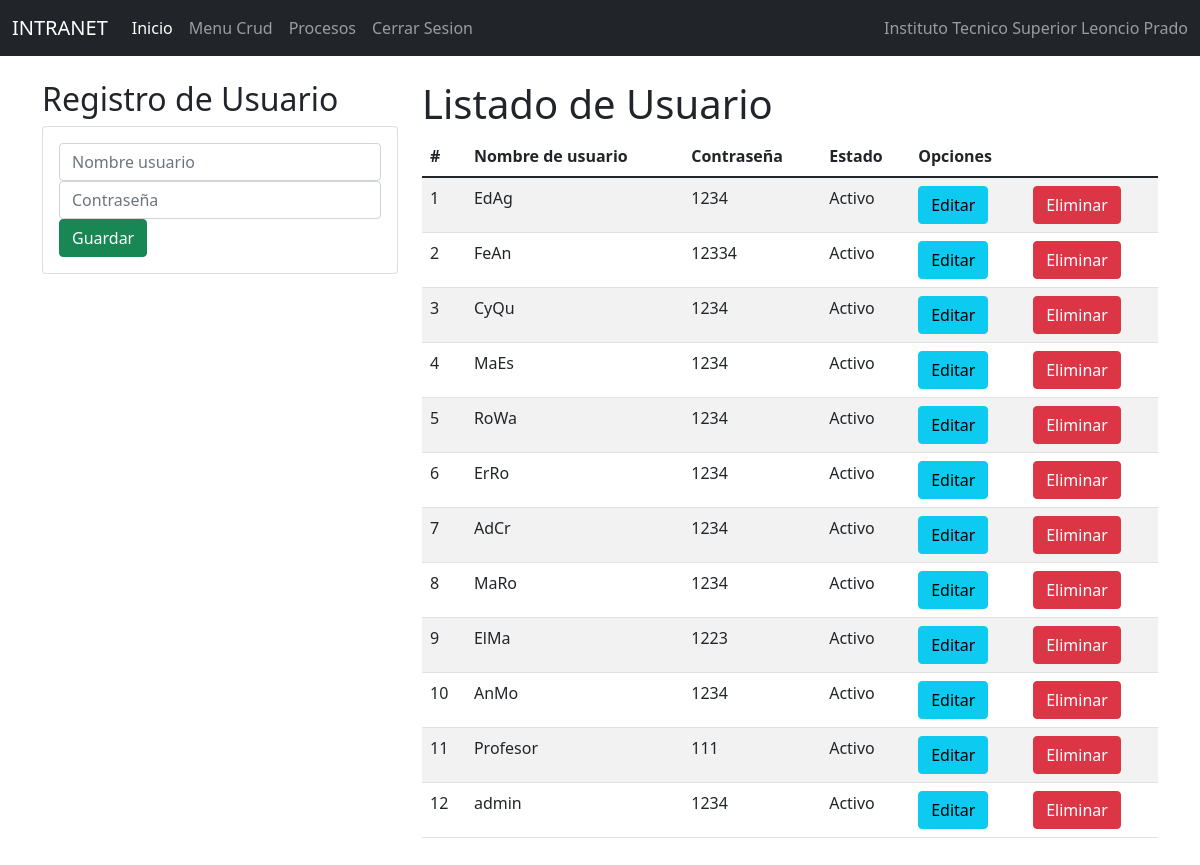
The page /indusu/ on the database its author committed.
### Notas/models.py (models this page shows)
class Usuario(models.Model):
    id=models.IntegerField(primary_key=True)
    nomusu=models.CharField(max_length=20)
    conusu=models.CharField(max_length=30)
    estusu=models.IntegerField()
    tipousu=models.ForeignKey(TipoUsuario, null=True,blank=True,on_delete=models.CASCADE)
    """def __str__(self):
        texto = "{0} {1} {1} ({3}) ({4})"
        return texto.format(self.nomusu, self.conusu, str(self.estusu) , str(self.tipusu))
"""

### Notas/views.py (the view)
# urls.py: path('indusu/', indusu),
def indusu (request):
    usuario = Usuario.objects.all()
    tipo = TipoUsuario.objects.all()
    return render(request, 'CRUDS/Usuario/gestionusuario.html', {"usuario": usuario, "tipo":tipo })

### Notas/Templates/CRUDS/Usuario/gestionusuario.html (shortened to what this page needs)
{% extends "../../base.html" %}
{% block body %}
<div class="row">
    <div class="col-sm-12 col-md-6 col-lg-4 col-xl-4 ">
        <h2>Registro de Usuario</h2>
        <div class="card">
            <div class="card-body">
                    <form action="/registarusuario/" method="POST" enctype="multipart/form-data">  {% csrf_token %}
                        <div class="form-group">
                            <input type="text" id="txtnomusu" name="txtnomusu" class="form-control" placeholder="Nombre usuario" minlength="1" maxlength="20" required>
                        </div>
                        <div class="form-group">
                            <input type="text" id="txtconusu" name="txtconusu" class="form-control" placeholder="Contraseña"  minlength="1" maxlength="30" required>
                        </div>
                        <div class="form-group">
                            <button type="submit" class="btn btn-success btn-block text-white">Guardar</button>
                        </div>
                    </form>
            </div>
        </div>
    </div>
    <div class="col-sm-12 col-md-6 col-lg-8 col-xl-8 ">
        <div class="table-responsive">
            <h1>Listado de Usuario</h1>
            <table class="table table-striped">
                <thead>
                    <tr>
                        <th>#</th>
                        <th>Nombre de usuario</th>
                        <th>Contraseña</th>
                        <th>Estado</th>
                        <th class="2">Opciones</th>
                    </tr>
                </thead>
                <tbody>
                    {% for c in usuario %}
                    <tr>
                        <td>{{forloop.counter}}</td>
                        <td>{{c.nomusu}}</td>
                        <td>{{c.conusu}}</td>
                        <td>Activo</td>
                        <td><a href="/edicionusuario/{{c.id}}"  class="btn btn-info">Editar</a></td>
                        <td><a href="/eliminarusuario/{{c.id}}" class="btn btn-danger btnEliminacion">Eliminar</a></td>
                    </tr>
                    {% endfor %}
                </tbody>
            </table>
        </div>
    </div>
</div>
{% endblock %}

### rows shown on the page
Usuario: nomusu "EdAg", conusu "1234"
Usuario: nomusu "FeAn", conusu "12334"
Usuario: nomusu "CyQu", conusu "1234"
Usuario: nomusu "MaEs", conusu "1234"
Usuario: nomusu "RoWa", conusu "1234"
Usuario: nomusu "ErRo", conusu "1234"
Usuario: nomusu "AdCr", conusu "1234"
Usuario: nomusu "MaRo", conusu "1234"
Usuario: nomusu "ElMa", conusu "1223"
Usuario: nomusu "AnMo", conusu "1234"
Usuario: nomusu "Profesor", conusu "111"
Usuario: nomusu "admin", conusu "1234"
